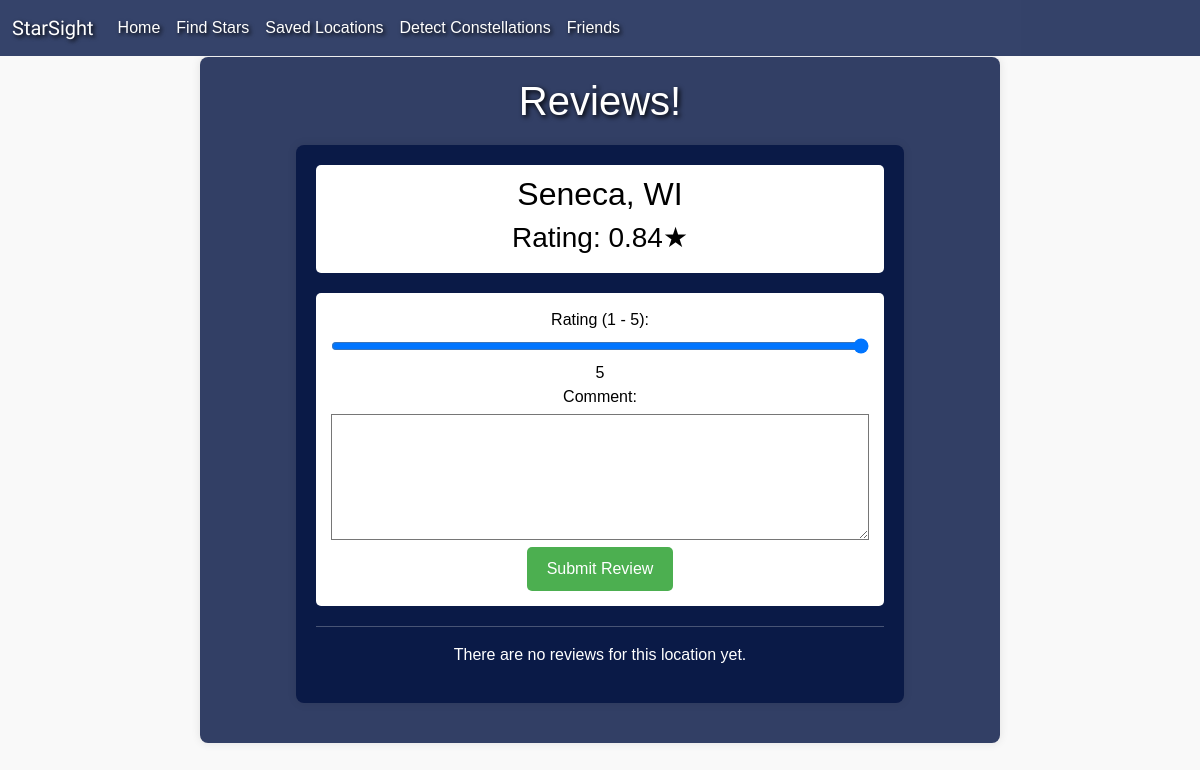
/reviews/Seneca, WI/43.982465/-89.078786 (signed in), run on an earlier commit of the app's database.
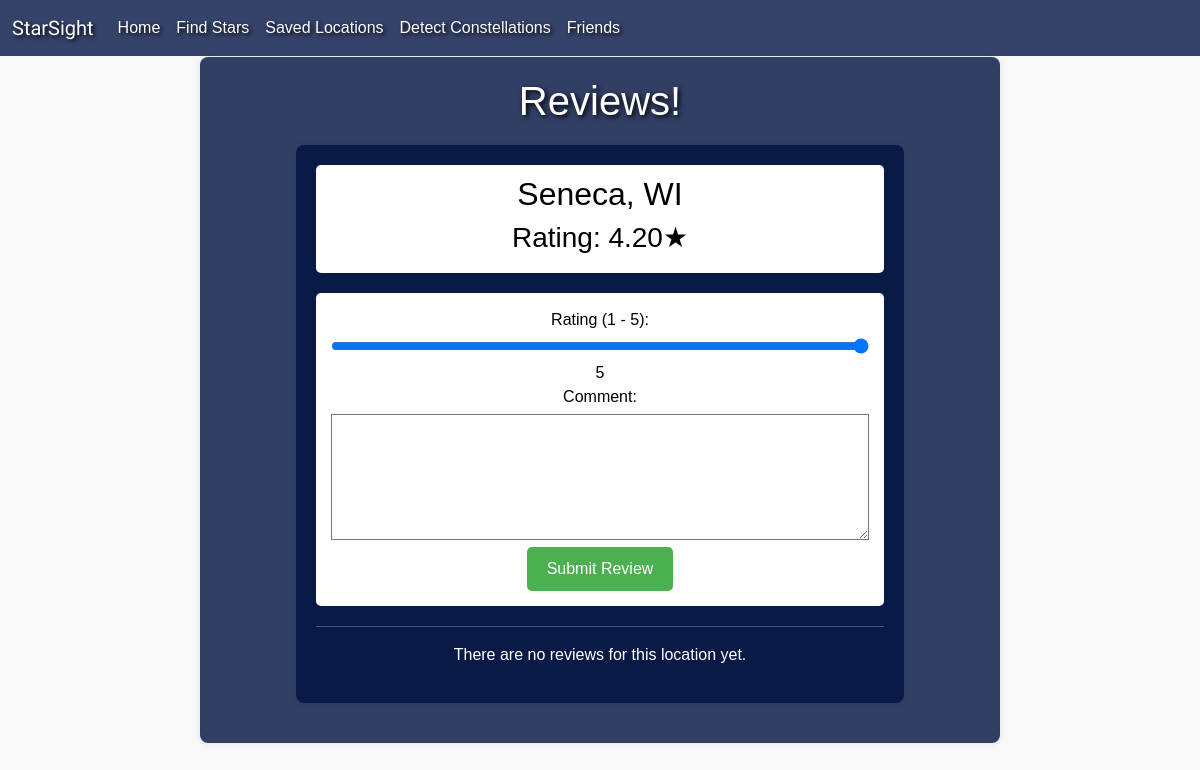
And on a later commit of the database.
### main.py (models this page shows, shortened)
class Location(db.Model):
    id = db.Column(db.Integer, primary_key=True)
    name = db.Column(db.String(30), unique=False, nullable=True)
    rating = db.Column(db.Numeric(4, 7), unique=False, nullable=True)
    reviewer_count = db.Column(db.Integer, unique=False, default=0)
    address = db.Column(db.String(256), unique=False, nullable=True)
    latitude = db.Column(db.Numeric(4, 7), unique=False, nullable=False)
    longitude = db.Column(db.Numeric(4, 7), unique=False, nullable=False)
    elevation = db.Column(db.Numeric(6, 1), unique=False, nullable=True)
    user_id = db.Column(db.Integer, db.ForeignKey('user.id'))
    shared_with = db.Column(db.Text, nullable=True)

### main.py (the view)
@app.route('/reviews/<address>/<latitude>/<longitude>')
@login_required
def reviews(address, latitude, longitude):
    latitude = float(latitude)
    longitude = float(longitude)
    reviews = None
    loc_rating = None
    location = Location.query.filter(
        and_(
            Location.longitude == longitude,
            Location.latitude == latitude,
            Location.reviewer_count > 0
        )
    ).first()
    user_reviews = []
    if location:
        reviews = Reviews.query.filter_by(location_id=location.id).order_by(Reviews.date.desc()).all()
        for review in reviews:
            user = load_user_from_db(review.user_id)
            user_reviews.append(
                {"user": user.username, "date": review.date.date(), "comment": review.comment, "rating": review.rating})
        loc_rating = location.rating / location.reviewer_count
        loc_rating = round(loc_rating, 2)
    return render_template('reviews.html', address=address, lat=latitude, lng=longitude, location=location,
                           reviews=user_reviews, loc_rating=loc_rating)

### main.py (called while the page is built)
@login_manager.user_loader
def load_user_from_db(user_id):
    return User.query.get(int(user_id))

@app.after_request
def add_header(response):
    response.headers["Cache-Control"] = "no-cache, no-store, must-revalidate, public, max-age=0"
    response.headers["Pragma"] = "no-cache"
    response.headers["Expires"] = "0"
    return response

### templates/reviews.html (shortened to what this page needs)
{% extends "basic_layout.html" %}
{% block content %}
<!DOCTYPE html>
<html>
    <head>
</head>
    <body>
        <h1> Reviews! </h1>
        <div class="container">
          <div class="address-box">
            <h2>{{address}}</h2>
            <h3>Rating: {{loc_rating}}★</h3>
          </div>
            <form method="POST" action="{{ url_for('submit_review', address=address, latitude=lat, longitude=lng) }}">
                <label for="rating">Rating (1 - 5):</label>
                <input type="range" id="rating" name="rating" min="1" max="5" value="5" oninput="this.nextElementSibling.value=this.value" required>
                <output>5</output>
                <br>
                <label for="comment">Comment:</label>
                <textarea name="comment" id="comment" rows="5" cols="50" required></textarea>
                <br>
                <button type="submit">Submit Review</button>
            </form>
            <hr>
            {% if reviews != [] %}
                {% for review in reviews %}
                    <div class="review">
                        <div class="review-header">
                            <img src="{{ url_for('static', filename='images/icons/default_pfp.png') }}" alt="User Profile" class="review-pfp">
                            <span class="review-user">{{ review["user"] }}</span>
                        </div>
                        <div>
                            Rating:
                            {% for _ in range(review["rating"]) %}
                                <span class="star">★</span>
                            {% endfor %}
                            {% for _ in range(5 - review["rating"]) %}
                                <span class="star">☆</span>
                            {% endfor %}
                        </div>
                        <div>{{ review["comment"] }}</div>
                        <div>{{ review["date"] }}</div>
                    </div>
                {% endfor %}
            {% else %}
                <p>There are no reviews for this location yet.</p>
            {% endif %}
        </div>
    </body>
</html>
{% endblock %}

What changed in the data, as far as the page shows it:
now on this page (row edited): Location: address "Seneca, WI"
Also different on the page:
{{ loc_rating }}: "0.84" → "4.20"
{{ address }}: "Seneca, WI" → (not shown)
